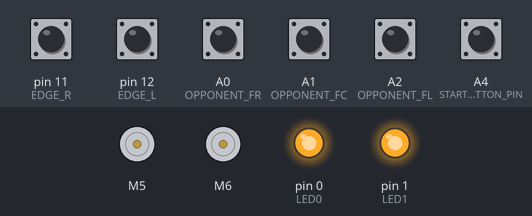
Bench run of a sketch on a simulated Arduino Uno, built with avr-gcc and run on an emulated ATmega328P. On the bench: 2 × DC motor (green arrow = forward, orange = backward, longer = faster), output pins drawn as LEDs (lit = HIGH). Inputs (shaded band) come from the test bench; at power-on: A0 (OPPONENT_FR), A1 (OPPONENT_FC), A2 (OPPONENT_FL), A4 (START_BUTTON_PIN), pin 11 (EDGE_R), pin 12 (EDGE_L) HIGH.

Above: at 0.8 s.
0.9 s: pin 11 (EDGE_R) pulled LOW for 0.15 s
At 1.7 s:
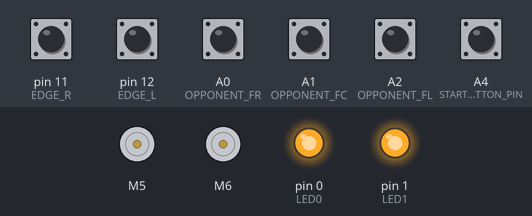
2.5 s: pin 12 (EDGE_L) pulled LOW for 0.15 s
At 2.9 s:
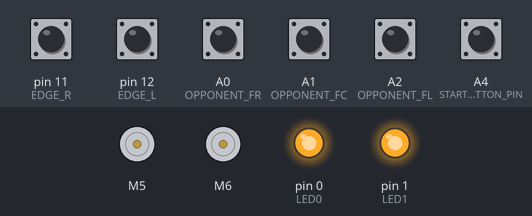
4.1 s: A4 (START_BUTTON_PIN) pulled LOW for 0.15 s
At 6.1 s:
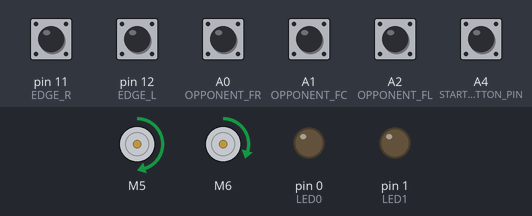
6.7 s: A0 (OPPONENT_FR) pulled LOW for 0.15 s
At 6.77 s:
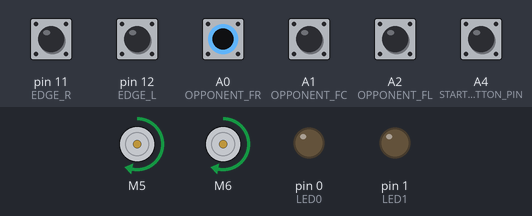
8.3 s: pin 11 (EDGE_R) pulled LOW for 1 s
11.3 s: pin 12 (EDGE_L) pulled LOW for 1 s
Timing chart, 0 to 14.4 s (numbered marks = the images above; inputs shaded):
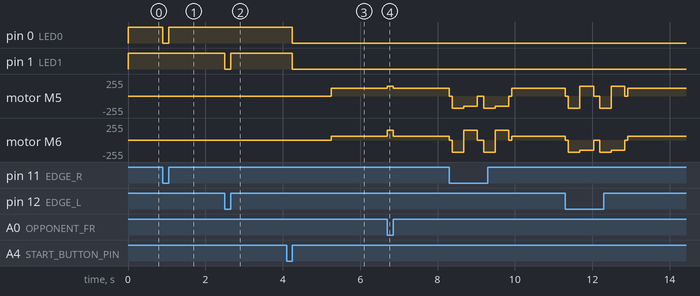

Measured:
- after the input at 0.9 s, pin 0 (LED0): HIGH → LOW at once, → HIGH 0.15 s later
- after the input at 2.5 s, pin 1 (LED1): HIGH → LOW at once, → HIGH 0.15 s later
- after the input at 4.1 s, pin 0 (LED0), pin 1 (LED1): HIGH → LOW after 0.15 s; motor M5: stopped → forward 120/255 after 1.2 s; motor M6: stopped → forward 60/255 after 1.2 s
- after the input at 6.7 s, motor M5: forward 120/255 → forward 150/255 at once, → forward 120/255 0.15 s later; motor M6: forward 60/255 → forward 150/255 at once, → forward 60/255 0.15 s later

The sketch:

03-basic-sumo-behavior.ino
```cpp
/*******************************************************************************
 * 03 — Basic Sumo Behaviour (Beginner Version)
 * Cytron URC10 Sumo Robot Controller
 *
 * ⚠️ SIMPLIFIED BEGINNER EXAMPLE
 * This is a simplified beginner example. It does not use every sensor from
 * the original sample code. Specifically, the two side opponent sensors
 * (OPPONENT_L on D3 and OPPONENT_R on D10) are intentionally omitted to
 * keep the logic easy to read and understand.
 * To add side sensor support later, see project-ideas.md (Idea 2 — Smarter
 * Search Strategy) and build-application-prompt.md.
 *
 * PURPOSE:
 * A simplified sumo robot sketch designed for beginners.
 * This is intentionally simpler than the original sample code —
 * it uses straight-line logic with no complex sub-functions,
 * so every step is easy to read and understand.
 *
 * TESTING STEPS:
 * -----------------------------------------------------------------------
 * Step 1: Run 01-motor-test.ino first — confirm motor directions are correct.
 * Step 2: Run 02-sensor-test.ino — confirm all sensors trigger correctly.
 * Step 3: Upload this sketch.
 * Step 4: Place the robot on the sumo ring with WHEELS LIFTED OFF THE GROUND.
 * Step 5: Press the Start button. Release it. The robot will wait 1 second.
 * Step 6: Confirm wheels spin at the expected speed before lowering.
 * Step 7: Lower the robot gently onto the ring and test the behaviour.
 * -----------------------------------------------------------------------
 *
 * FIRST TESTING TIP:
 * Start with ATTACK_SPEED set to 100 or 120 for your very first test.
 * This gives you time to confirm the robot behaves correctly before
 * increasing speed. You can increase to 150 or higher once you are happy
 * with the direction and sensor response.
 *
 * BEHAVIOUR (simplified, beginner-friendly):
 * 1. Wait for Start button press.
 * 2. Delay 1 second (change to 5000 for competition — see note below).
 * 3. Loop forever:
 *    A. Edge detected (left or right) → stop → reverse → turn away.
 *    B. Opponent detected (any front sensor) → drive forward to attack.
 *    C. No edge, no opponent → search slowly in a circular arc.
 *    D. Button pressed during match → stop immediately.
 *
 * COMPETITION NOTE:
 * Most sumo competitions require a 5-second delay after the start signal.
 * Change the number in: delay(1000);   ← in setup() below
 * To:                   delay(5000);   ← for competition
 *
 * HARDWARE: Cytron URC10 Sumo Robot Controller
 * BOARD:    Arduino Uno (select in Arduino IDE)
 * LIBRARY:  Cytron Motor Drivers Library
 *******************************************************************************/

#include <CytronMotorDriver.h>

// --- Pin Definitions ---
#define LED0              0   // Onboard LED 0 (active-low: LOW = ON)
#define LED1              1   // Onboard LED 1 (active-low: LOW = ON)
//
// START_BUTTON_PIN = A4
// This is the standard pin for the 1KG Autonomous Sumo Robot Starter Kit wiring guide.
// If you wired your button to D13 (legacy sample code) or D2, change A4 below to match.
#define START_BUTTON_PIN  A4  // Start / stop button (active-low: LOW = pressed)
#define EDGE_L            12  // Left edge sensor   (active-low: LOW = edge detected)
#define EDGE_R            11  // Right edge sensor  (active-low: LOW = edge detected)
#define OPPONENT_FR       A0  // Front-right opponent sensor (active-low)
#define OPPONENT_FC       A1  // Front-center opponent sensor (active-low)
#define OPPONENT_FL       A2  // Front-left opponent sensor (active-low)

// ⚠️ D4, D5, D6, D7 are reserved for the motor driver — DO NOT use them
//    for sensors, LEDs, or any other purpose.

// --- Motor Objects ---
// Motor Left  (Motor 1): PWM = D5, Direction = D4
// Motor Right (Motor 2): PWM = D6, Direction = D7
CytronMD motorL(PWM_DIR, 5, 4);
CytronMD motorR(PWM_DIR, 6, 7);

// --- Speed Settings ---
// Adjust these values to tune your robot's behaviour.
// Range: 0 (stopped) to 255 (full speed).
//
// BEGINNER TIP: Start your first test with ATTACK_SPEED at 100 or 120.
// Increase to 150 once you confirm correct direction and sensor response.
// For competition tuning, experienced users may increase up to 200–255,
// but always test with wheels lifted first at any new speed value.
#define ATTACK_SPEED  150  // Beginner-safe attack speed (advanced: up to 200–255)
#define SEARCH_SPEED  120  // Speed during circular search
#define REVERSE_SPEED 180  // Speed when reversing away from edge


/*******************************************************************************
 * setup()
 * Runs once on power-up. Configures all pins and waits for the Start button.
 *******************************************************************************/
void setup() {
  // Configure all sensor and button pins.
  // INPUT_PULLUP means: not triggered = HIGH, triggered = LOW.
  pinMode(START_BUTTON_PIN, INPUT_PULLUP);
  pinMode(EDGE_L,      INPUT_PULLUP);
  pinMode(EDGE_R,      INPUT_PULLUP);
  pinMode(OPPONENT_FL, INPUT_PULLUP);
  pinMode(OPPONENT_FC, INPUT_PULLUP);
  pinMode(OPPONENT_FR, INPUT_PULLUP);

  // Configure LED pins as outputs.
  pinMode(LED0, OUTPUT);
  pinMode(LED1, OUTPUT);

  // Turn both LEDs off on startup (active-low: HIGH = OFF).
  digitalWrite(LED0, HIGH);
  digitalWrite(LED1, HIGH);

  // Stop both motors before anything else.
  motorL.setSpeed(0);
  motorR.setSpeed(0);

  // --- Wait for Start Button ---
  // The robot will not move until the button is pressed.
  // While waiting, LED1 mirrors the LEFT edge sensor
  // and LED0 mirrors the RIGHT edge sensor — useful for placing the robot.
  while (digitalRead(START_BUTTON_PIN) == HIGH) {
    // Show edge sensor state on LEDs for easy placement calibration.
    digitalWrite(LED1, digitalRead(EDGE_L));  // LOW = triggered = LED on
    digitalWrite(LED0, digitalRead(EDGE_R));  // LOW = triggered = LED on
  }

  // Wait until the button is released.
  while (digitalRead(START_BUTTON_PIN) == LOW);

  // Signal that the match is starting — turn both LEDs on.
  digitalWrite(LED0, LOW);
  digitalWrite(LED1, LOW);

  // --- Start Delay ---
  // Change to delay(5000) for competitions that require 5 seconds.
  delay(1000);
}


/*******************************************************************************
 * loop()
 * The main game loop. Checks edge sensors, opponent sensors, and button.
 *******************************************************************************/
void loop() {

  // =========================================================================
  // PRIORITY 1: Edge Detection
  // If the robot reaches the edge of the ring, back off immediately.
  // This always runs first to prevent the robot from falling off.
  // =========================================================================

  if (digitalRead(EDGE_L) == LOW) {
    // --- Left edge detected: reverse, then turn RIGHT ---

    // Stop first (brief pause before reversing).
    motorL.setSpeed(0);
    motorR.setSpeed(0);
    delay(80);

    // Reverse away from edge.
    motorL.setSpeed(-REVERSE_SPEED);
    motorR.setSpeed(-REVERSE_SPEED);
    delay(300);

    // Turn right to face back into the ring.
    // Left motor forward, right motor backward = clockwise spin.
    motorL.setSpeed(150);
    motorR.setSpeed(-150);
    delay(350);

    // Stop briefly before returning to main loop.
    motorL.setSpeed(0);
    motorR.setSpeed(0);
    delay(80);
  }

  else if (digitalRead(EDGE_R) == LOW) {
    // --- Right edge detected: reverse, then turn LEFT ---

    motorL.setSpeed(0);
    motorR.setSpeed(0);
    delay(80);

    motorL.setSpeed(-REVERSE_SPEED);
    motorR.setSpeed(-REVERSE_SPEED);
    delay(300);

    // Turn left: right motor forward, left motor backward = counter-clockwise spin.
    motorL.setSpeed(-150);
    motorR.setSpeed(150);
    delay(350);

    motorL.setSpeed(0);
    motorR.setSpeed(0);
    delay(80);
  }

  // =========================================================================
  // PRIORITY 2: Opponent Detection
  // If any front sensor sees the opponent, drive straight forward to attack.
  // =========================================================================

  else if (digitalRead(OPPONENT_FC) == LOW ||
           digitalRead(OPPONENT_FL) == LOW ||
           digitalRead(OPPONENT_FR) == LOW) {
    // At least one front sensor is triggered — charge forward!
    motorL.setSpeed(ATTACK_SPEED);
    motorR.setSpeed(ATTACK_SPEED);
  }

  // =========================================================================
  // PRIORITY 3: Search
  // No edge, no opponent detected — move in a gentle arc to scan for opponent.
  // =========================================================================

  else {
    // Arc slowly to the right: left motor slightly faster than right.
    // This traces a clockwise circle to scan the ring.
    motorL.setSpeed(SEARCH_SPEED);
    motorR.setSpeed(SEARCH_SPEED / 2);
  }

  // =========================================================================
  // EMERGENCY STOP
  // If the Start button is pressed during a match, stop immediately and halt.
  // =========================================================================

  if (digitalRead(START_BUTTON_PIN) == LOW) {
    motorL.setSpeed(0);
    motorR.setSpeed(0);
    digitalWrite(LED0, HIGH);  // LEDs off
    digitalWrite(LED1, HIGH);
    while (1);  // Halt here — press reset or upload new code to restart.
  }
}
```
